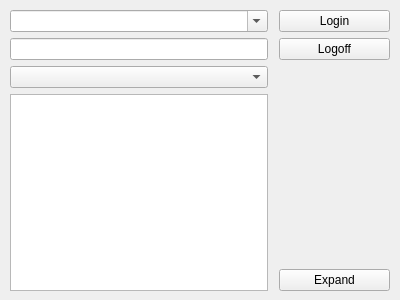
<?xml version="1.0" encoding="UTF-8"?>
<ui version="4.0">
 <class>MainWidget</class>
 <widget class="QWidget" name="MainWidget">
  <property name="geometry">
   <rect>
    <x>0</x>
    <y>0</y>
    <width>400</width>
    <height>300</height>
   </rect>
  </property>
  <property name="windowTitle">
   <string>Form</string>
  </property>
  <widget class="QWidget" name="">
   <property name="geometry">
    <rect>
     <x>10</x>
     <y>10</y>
     <width>258</width>
     <height>281</height>
    </rect>
   </property>
   <layout class="QVBoxLayout" name="verticalLayout_2">
    <item>
     <layout class="QVBoxLayout" name="verticalLayout">
      <item>
       <widget class="QComboBox" name="userName">
        <property name="editable">
         <bool>true</bool>
        </property>
       </widget>
      </item>
      <item>
       <widget class="QLineEdit" name="password"/>
      </item>
      <item>
       <widget class="QComboBox" name="networkInterface"/>
      </item>
     </layout>
    </item>
    <item>
     <widget class="QTextBrowser" name="status"/>
    </item>
   </layout>
  </widget>
  <widget class="QWidget" name="">
   <property name="geometry">
    <rect>
     <x>279</x>
     <y>10</y>
     <width>111</width>
     <height>281</height>
    </rect>
   </property>
   <layout class="QVBoxLayout" name="verticalLayout_3">
    <item>
     <widget class="QPushButton" name="loginButton">
      <property name="text">
       <string>Login</string>
      </property>
     </widget>
    </item>
    <item>
     <widget class="QPushButton" name="logoffButton">
      <property name="text">
       <string>Logoff</string>
      </property>
     </widget>
    </item>
    <item>
     <spacer name="verticalSpacer">
      <property name="orientation">
       <enum>Qt::Vertical</enum>
      </property>
      <property name="sizeHint" stdset="0">
       <size>
        <width>20</width>
        <height>40</height>
       </size>
      </property>
     </spacer>
    </item>
    <item>
     <widget class="QPushButton" name="expandButton">
      <property name="text">
       <string>Expand</string>
      </property>
     </widget>
    </item>
   </layout>
  </widget>
 </widget>
 <resources/>
 <connections/>
</ui>
